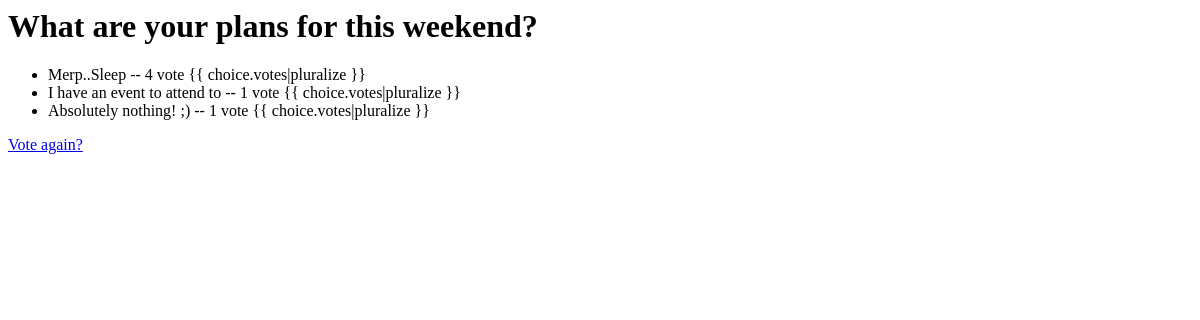
The page /polls/4/results/ on the database as committed earlier.
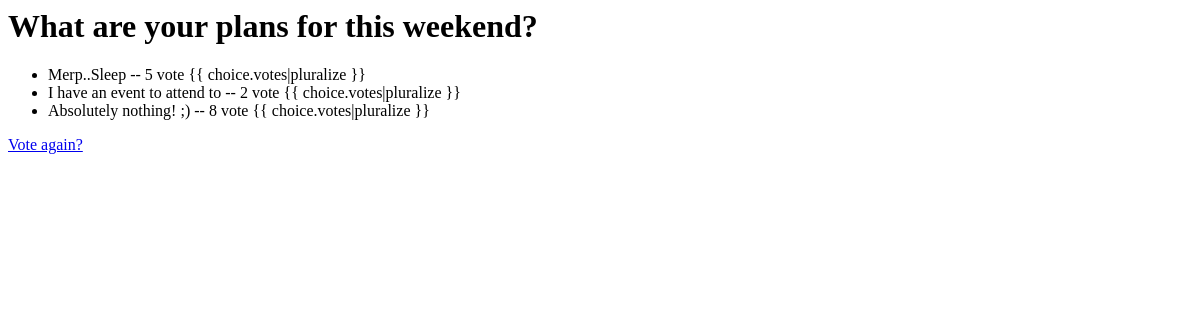
The same page on the database as committed later.
### polls/models.py (models this page shows, shortened)
class Question(models.Model):
	question_text = models.CharField(max_length = 200)
	pub_date = models.DateTimeField('date published')
	def was_published_recently(self):
		now = timezone.now()
		return now - datetime.timedelta(days = 1) <= self.pub_date <= now
	was_published_recently.admin_order_field = 'pub_date'
	was_published_recently.boolean = True
	was_published_recently.short_description = 'Published recently?'

class Choice(models.Model):
	question = models.ForeignKey(Question, on_delete = models.CASCADE)
	choice_text = models.CharField(max_length = 200)
	votes = models.IntegerField(default = 0)

### polls/views.py (the view)
# urls.py: url(r'^(?P<pk>[0-9]+)/results/$', views.ResultsView.as_view(), name = 'results'),
class ResultsView(generic.DetailView):
	model = Question
	template_name = 'polls/results.html'

### polls/templates/polls/results.html
<h1>{{ question.question_text }}</h1>
<ul>
{% for choice in question.choice_set.all %}
	<li>{{ choice.choice_text }} -- {{ choice.votes }} vote {{
choice.votes|pluralize }}</li>
{% endfor %}
</ul>
<a href = "{% url 'polls:detail' question.id %}"> Vote again?</a> </br>

Rows that differ between the two databases and show on the page:
changed Choice "Merp..Sleep": votes "4" → "5"
changed Choice "I have an event to attend to": votes "1" → "2"
changed Choice "Absolutely nothing! ;)": votes "1" → "8"
